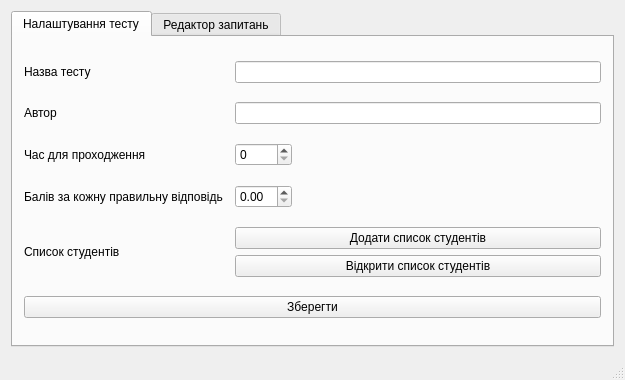
<?xml version="1.0" encoding="UTF-8"?>
<ui version="4.0">
 <class>MainWindow</class>
 <widget class="QMainWindow" name="MainWindow">
  <property name="geometry">
   <rect>
    <x>0</x>
    <y>0</y>
    <width>625</width>
    <height>377</height>
   </rect>
  </property>
  <property name="windowTitle">
   <string>MainWindow</string>
  </property>
  <property name="layoutDirection">
   <enum>Qt::LeftToRight</enum>
  </property>
  <widget class="QWidget" name="centralWidget">
   <property name="layoutDirection">
    <enum>Qt::LeftToRight</enum>
   </property>
   <layout class="QVBoxLayout" name="verticalLayout">
    <item>
     <widget class="QTabWidget" name="tabWidget">
      <property name="autoFillBackground">
       <bool>true</bool>
      </property>
      <property name="currentIndex">
       <number>0</number>
      </property>
      <widget class="QWidget" name="tab">
       <attribute name="title">
        <string>Налаштування тесту</string>
       </attribute>
       <layout class="QGridLayout" name="gridLayout_2">
        <item row="2" column="3">
         <spacer name="horizontalSpacer">
          <property name="orientation">
           <enum>Qt::Horizontal</enum>
          </property>
          <property name="sizeHint" stdset="0">
           <size>
            <width>1000</width>
            <height>20</height>
           </size>
          </property>
         </spacer>
        </item>
        <item row="2" column="0">
         <widget class="QLabel" name="label_3">
          <property name="text">
           <string>Час для проходження</string>
          </property>
         </widget>
        </item>
        <item row="0" column="2" colspan="2">
         <widget class="QLineEdit" name="lineEditTitle"/>
        </item>
        <item row="5" column="0">
         <widget class="QLabel" name="label_4">
          <property name="text">
           <string>Балів за кожну правильну відповідь</string>
          </property>
         </widget>
        </item>
        <item row="0" column="0">
         <widget class="QLabel" name="label">
          <property name="text">
           <string>Назва тесту</string>
          </property>
         </widget>
        </item>
        <item row="1" column="0">
         <widget class="QLabel" name="label_2">
          <property name="text">
           <string>Автор</string>
          </property>
         </widget>
        </item>
        <item row="1" column="2" colspan="2">
         <widget class="QLineEdit" name="lineEditAuthor"/>
        </item>
        <item row="7" column="0">
         <widget class="QLabel" name="label_5">
          <property name="text">
           <string>Список студентів</string>
          </property>
         </widget>
        </item>
        <item row="7" column="2" colspan="2">
         <layout class="QVBoxLayout" name="verticalLayout_2">
          <item>
           <widget class="QPushButton" name="pushButtonAdd">
            <property name="text">
             <string>Додати список студентів</string>
            </property>
           </widget>
          </item>
          <item>
           <widget class="QPushButton" name="pushButtonOpen">
            <property name="text">
             <string>Відкрити список студентів</string>
            </property>
           </widget>
          </item>
         </layout>
        </item>
        <item row="2" column="2">
         <widget class="QSpinBox" name="spinBoxTime"/>
        </item>
        <item row="5" column="2">
         <widget class="QDoubleSpinBox" name="doubleSpinBoxPoints"/>
        </item>
        <item row="8" column="0" colspan="4">
         <widget class="QPushButton" name="pushButtonSaveFirstPage">
          <property name="text">
           <string>Зберегти</string>
          </property>
         </widget>
        </item>
       </layout>
      </widget>
      <widget class="QWidget" name="tab_2">
       <attribute name="title">
        <string>Редактор запитань</string>
       </attribute>
       <layout class="QGridLayout" name="gridLayout">
        <item row="9" column="3">
         <spacer name="verticalSpacer_2">
          <property name="orientation">
           <enum>Qt::Vertical</enum>
          </property>
          <property name="sizeHint" stdset="0">
           <size>
            <width>20</width>
            <height>40</height>
           </size>
          </property>
         </spacer>
        </item>
        <item row="6" column="4">
         <widget class="QLabel" name="label_10">
          <property name="text">
           <string>в</string>
          </property>
         </widget>
        </item>
        <item row="10" column="4">
         <widget class="QLabel" name="label_11">
          <property name="text">
           <string>г</string>
          </property>
         </widget>
        </item>
        <item row="11" column="5">
         <widget class="QLabel" name="label_7">
          <property name="layoutDirection">
           <enum>Qt::RightToLeft</enum>
          </property>
          <property name="text">
           <string>Правильна відповідь</string>
          </property>
          <property name="alignment">
           <set>Qt::AlignRight|Qt::AlignTrailing|Qt::AlignVCenter</set>
          </property>
         </widget>
        </item>
        <item row="10" column="1">
         <widget class="QLabel" name="label_9">
          <property name="text">
           <string>б</string>
          </property>
          <property name="alignment">
           <set>Qt::AlignRight|Qt::AlignTrailing|Qt::AlignVCenter</set>
          </property>
         </widget>
        </item>
        <item row="6" column="5">
         <widget class="QLineEdit" name="lineEditAnswer3"/>
        </item>
        <item row="4" column="7">
         <spacer name="horizontalSpacer_2">
          <property name="orientation">
           <enum>Qt::Horizontal</enum>
          </property>
          <property name="sizeHint" stdset="0">
           <size>
            <width>40</width>
            <height>20</height>
           </size>
          </property>
         </spacer>
        </item>
        <item row="3" column="0" colspan="6">
         <widget class="QLineEdit" name="lineEditNote"/>
        </item>
        <item row="0" column="7">
         <widget class="QComboBox" name="comboBoxType"/>
        </item>
        <item row="10" column="5">
         <widget class="QLineEdit" name="lineEditAnswer4"/>
        </item>
        <item row="1" column="0" colspan="7">
         <widget class="QLineEdit" name="lineEditQuestion"/>
        </item>
        <item row="0" column="6">
         <widget class="QLabel" name="label_6">
          <property name="text">
           <string>Тип запитання</string>
          </property>
         </widget>
        </item>
        <item row="15" column="1">
         <widget class="QPushButton" name="pushButtonNext">
          <property name="text">
           <string>&gt;</string>
          </property>
         </widget>
        </item>
        <item row="11" column="6" colspan="2">
         <widget class="QStackedWidget" name="stackedWidget">
          <property name="sizePolicy">
           <sizepolicy hsizetype="Preferred" vsizetype="Preferred">
            <horstretch>0</horstretch>
            <verstretch>0</verstretch>
           </sizepolicy>
          </property>
          <property name="maximumSize">
           <size>
            <width>200</width>
            <height>100</height>
           </size>
          </property>
          <property name="currentIndex">
           <number>2</number>
          </property>
          <widget class="QWidget" name="page">
           <property name="layoutDirection">
            <enum>Qt::LeftToRight</enum>
           </property>
           <layout class="QGridLayout" name="gridLayout_3">
            <item row="0" column="0">
             <widget class="QRadioButton" name="radioButton">
              <property name="layoutDirection">
               <enum>Qt::RightToLeft</enum>
              </property>
              <property name="text">
               <string>a</string>
              </property>
             </widget>
            </item>
            <item row="0" column="1">
             <widget class="QRadioButton" name="radioButton_3">
              <property name="layoutDirection">
               <enum>Qt::LeftToRight</enum>
              </property>
              <property name="text">
               <string>в</string>
              </property>
             </widget>
            </item>
            <item row="1" column="0">
             <widget class="QRadioButton" name="radioButton_2">
              <property name="layoutDirection">
               <enum>Qt::RightToLeft</enum>
              </property>
              <property name="text">
               <string>б</string>
              </property>
             </widget>
            </item>
            <item row="1" column="1">
             <widget class="QRadioButton" name="radioButton_4">
              <property name="layoutDirection">
               <enum>Qt::LeftToRight</enum>
              </property>
              <property name="text">
               <string>г</string>
              </property>
             </widget>
            </item>
           </layout>
          </widget>
          <widget class="QWidget" name="page_2">
           <layout class="QGridLayout" name="gridLayout_4">
            <item row="0" column="0">
             <widget class="QCheckBox" name="checkBox">
              <property name="layoutDirection">
               <enum>Qt::RightToLeft</enum>
              </property>
              <property name="text">
               <string>а</string>
              </property>
             </widget>
            </item>
            <item row="0" column="1">
             <widget class="QCheckBox" name="checkBox_3">
              <property name="text">
               <string>в</string>
              </property>
             </widget>
            </item>
            <item row="1" column="0">
             <widget class="QCheckBox" name="checkBox_2">
              <property name="layoutDirection">
               <enum>Qt::RightToLeft</enum>
              </property>
              <property name="text">
               <string>б</string>
              </property>
             </widget>
            </item>
            <item row="1" column="1">
             <widget class="QCheckBox" name="checkBox_4">
              <property name="text">
               <string>г</string>
              </property>
             </widget>
            </item>
           </layout>
          </widget>
          <widget class="QWidget" name="page_3">
           <widget class="QLineEdit" name="lineEditCorrectAnswer">
            <property name="geometry">
             <rect>
              <x>0</x>
              <y>20</y>
              <width>171</width>
              <height>20</height>
             </rect>
            </property>
           </widget>
          </widget>
         </widget>
        </item>
        <item row="6" column="2">
         <widget class="QLineEdit" name="lineEditAnswer1"/>
        </item>
        <item row="19" column="7">
         <widget class="QPushButton" name="pushButtonDeleteQ">
          <property name="text">
           <string>Видалити запитання</string>
          </property>
         </widget>
        </item>
        <item row="15" column="7">
         <widget class="QPushButton" name="pushButtonAddQ">
          <property name="text">
           <string>Додати запитання</string>
          </property>
         </widget>
        </item>
        <item row="6" column="1">
         <widget class="QLabel" name="label_8">
          <property name="text">
           <string>a</string>
          </property>
          <property name="alignment">
           <set>Qt::AlignRight|Qt::AlignTrailing|Qt::AlignVCenter</set>
          </property>
         </widget>
        </item>
        <item row="10" column="2">
         <widget class="QLineEdit" name="lineEditAnswer2"/>
        </item>
        <item row="19" column="1">
         <widget class="QPushButton" name="pushButtonPrevious">
          <property name="enabled">
           <bool>true</bool>
          </property>
          <property name="text">
           <string>&lt;</string>
          </property>
         </widget>
        </item>
        <item row="19" column="2" colspan="5">
         <widget class="QPushButton" name="pushButtonSaveNewTest">
          <property name="text">
           <string>Зберегти</string>
          </property>
         </widget>
        </item>
       </layout>
      </widget>
     </widget>
    </item>
   </layout>
  </widget>
  <widget class="QStatusBar" name="statusBar"/>
  <action name="actionCreateTest">
   <property name="text">
    <string>Створити</string>
   </property>
  </action>
  <action name="actionEditTest">
   <property name="text">
    <string>Редагувати</string>
   </property>
  </action>
  <action name="actionCreateList">
   <property name="text">
    <string>Створити список</string>
   </property>
  </action>
  <action name="actionOpenList">
   <property name="text">
    <string>Редагувати існуючий</string>
   </property>
  </action>
 </widget>
 <layoutdefault spacing="6" margin="11"/>
 <tabstops>
  <tabstop>lineEditTitle</tabstop>
  <tabstop>lineEditAuthor</tabstop>
  <tabstop>spinBoxTime</tabstop>
  <tabstop>doubleSpinBoxPoints</tabstop>
  <tabstop>pushButtonAdd</tabstop>
  <tabstop>pushButtonOpen</tabstop>
  <tabstop>pushButtonSaveFirstPage</tabstop>
  <tabstop>comboBoxType</tabstop>
  <tabstop>lineEditQuestion</tabstop>
  <tabstop>lineEditNote</tabstop>
  <tabstop>lineEditAnswer1</tabstop>
  <tabstop>lineEditAnswer2</tabstop>
  <tabstop>lineEditAnswer3</tabstop>
  <tabstop>lineEditAnswer4</tabstop>
  <tabstop>radioButton</tabstop>
  <tabstop>radioButton_2</tabstop>
  <tabstop>radioButton_3</tabstop>
  <tabstop>radioButton_4</tabstop>
  <tabstop>checkBox</tabstop>
  <tabstop>checkBox_2</tabstop>
  <tabstop>checkBox_3</tabstop>
  <tabstop>checkBox_4</tabstop>
  <tabstop>lineEditCorrectAnswer</tabstop>
  <tabstop>pushButtonSaveNewTest</tabstop>
 </tabstops>
 <resources/>
 <connections/>
</ui>
